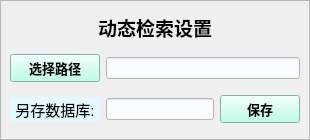
              <widget class="QFrame" name="frame_7">
               <property name="minimumSize">
                <size>
                 <width>0</width>
                 <height>140</height>
                </size>
               </property>
               <property name="maximumSize">
                <size>
                 <width>16777215</width>
                 <height>160</height>
                </size>
               </property>
               <property name="frameShape">
                <enum>QFrame::StyledPanel</enum>
               </property>
               <property name="frameShadow">
                <enum>QFrame::Raised</enum>
               </property>
               <property name="lineWidth">
                <number>0</number>
               </property>
               <layout class="QVBoxLayout" name="verticalLayout_4">
                <property name="spacing">
                 <number>6</number>
                </property>
                <property name="leftMargin">
                 <number>0</number>
                </property>
                <property name="rightMargin">
                 <number>0</number>
                </property>
                <property name="bottomMargin">
                 <number>9</number>
                </property>
                <item>
                 <widget class="QLabel" name="label_4">
                  <property name="minimumSize">
                   <size>
                    <width>0</width>
                    <height>30</height>
                   </size>
                  </property>
                  <property name="maximumSize">
                   <size>
                    <width>16777215</width>
                    <height>30</height>
                   </size>
                  </property>
                  <property name="font">
                   <font>
                    <pointsize>14</pointsize>
                    <weight>75</weight>
                    <bold>true</bold>
                   </font>
                  </property>
                  <property name="text">
                   <string>动态检索设置</string>
                  </property>
                  <property name="alignment">
                   <set>Qt::AlignCenter</set>
                  </property>
                 </widget>
                </item>
                <item>
                 <widget class="QFrame" name="frame_10">
                  <property name="frameShape">
                   <enum>QFrame::NoFrame</enum>
                  </property>
                  <property name="frameShadow">
                   <enum>QFrame::Raised</enum>
                  </property>
                  <layout class="QVBoxLayout" name="verticalLayout_7">
                   <property name="spacing">
                    <number>0</number>
                   </property>
                   <property name="leftMargin">
                    <number>0</number>
                   </property>
                   <property name="topMargin">
                    <number>0</number>
                   </property>
                   <property name="rightMargin">
                    <number>0</number>
                   </property>
                   <property name="bottomMargin">
                    <number>0</number>
                   </property>
                   <item>
                    <widget class="QFrame" name="frame_15">
                     <property name="frameShape">
                      <enum>QFrame::NoFrame</enum>
                     </property>
                     <property name="frameShadow">
                      <enum>QFrame::Raised</enum>
                     </property>
                     <layout class="QHBoxLayout" name="horizontalLayout_5">
                      <property name="spacing">
                       <number>6</number>
                      </property>
                      <property name="leftMargin">
                       <number>9</number>
                      </property>
                      <property name="topMargin">
                       <number>0</number>
                      </property>
                      <property name="rightMargin">
                       <number>9</number>
                      </property>
                      <property name="bottomMargin">
                       <number>0</number>
                      </property>
                      <item>
                       <widget class="QPushButton" name="pushButton_2">
                        <property name="minimumSize">
                         <size>
                          <width>90</width>
                          <height>0</height>
                         </size>
                        </property>
                        <property name="maximumSize">
                         <size>
                          <width>90</width>
                          <height>16777215</height>
                         </size>
                        </property>
                        <property name="font">
                         <font>
                          <pointsize>10</pointsize>
                          <weight>75</weight>
                          <bold>true</bold>
                         </font>
                        </property>
                        <property name="styleSheet">
                         <string notr="true">background-color: rgb(171, 255, 227);</string>
                        </property>
                        <property name="text">
                         <string>选择路径</string>
                        </property>
                       </widget>
                      </item>
                      <item>
                       <widget class="QLineEdit" name="lineEdit_select_path">
                        <property name="styleSheet">
                         <string notr="true">background-color: rgb(249, 251, 255);</string>
                        </property>
                       </widget>
                      </item>
                     </layout>
                    </widget>
                   </item>
                   <item>
                    <widget class="QFrame" name="frame_16">
                     <property name="frameShape">
                      <enum>QFrame::NoFrame</enum>
                     </property>
                     <property name="frameShadow">
                      <enum>QFrame::Raised</enum>
                     </property>
                     <layout class="QHBoxLayout" name="horizontalLayout_6">
                      <property name="spacing">
                       <number>6</number>
                      </property>
                      <property name="topMargin">
                       <number>0</number>
                      </property>
                      <property name="bottomMargin">
                       <number>0</number>
                      </property>
                      <item>
                       <widget class="QLabel" name="label_7">
                        <property name="minimumSize">
                         <size>
                          <width>90</width>
                          <height>0</height>
                         </size>
                        </property>
                        <property name="maximumSize">
                         <size>
                          <width>90</width>
                          <height>24</height>
                         </size>
                        </property>
                        <property name="font">
                         <font>
                          <pointsize>11</pointsize>
                         </font>
                        </property>
                        <property name="styleSheet">
                         <string notr="true">background-color: rgb(226, 250, 255);</string>
                        </property>
                        <property name="text">
                         <string>另存数据库:</string>
                        </property>
                        <property name="alignment">
                         <set>Qt::AlignCenter</set>
                        </property>
                       </widget>
                      </item>
                      <item>
                       <widget class="QLineEdit" name="lineEdit_dynamic_to_static_name">
                        <property name="styleSheet">
                         <string notr="true">background-color: rgb(249, 251, 255);</string>
                        </property>
                       </widget>
                      </item>
                      <item>
                       <widget class="QPushButton" name="pushButton_3">
                        <property name="minimumSize">
                         <size>
                          <width>80</width>
                          <height>0</height>
                         </size>
                        </property>
                        <property name="maximumSize">
                         <size>
                          <width>80</width>
                          <height>16777215</height>
                         </size>
                        </property>
                        <property name="font">
                         <font>
                          <pointsize>10</pointsize>
                          <weight>75</weight>
                          <bold>true</bold>
                         </font>
                        </property>
                        <property name="styleSheet">
                         <string notr="true">background-color: rgb(171, 255, 227);</string>
                        </property>
                        <property name="text">
                         <string>保存</string>
                        </property>
                       </widget>
                      </item>
                     </layout>
                    </widget>
                   </item>
                  </layout>
                 </widget>
                </item>
               </layout>
              </widget>
